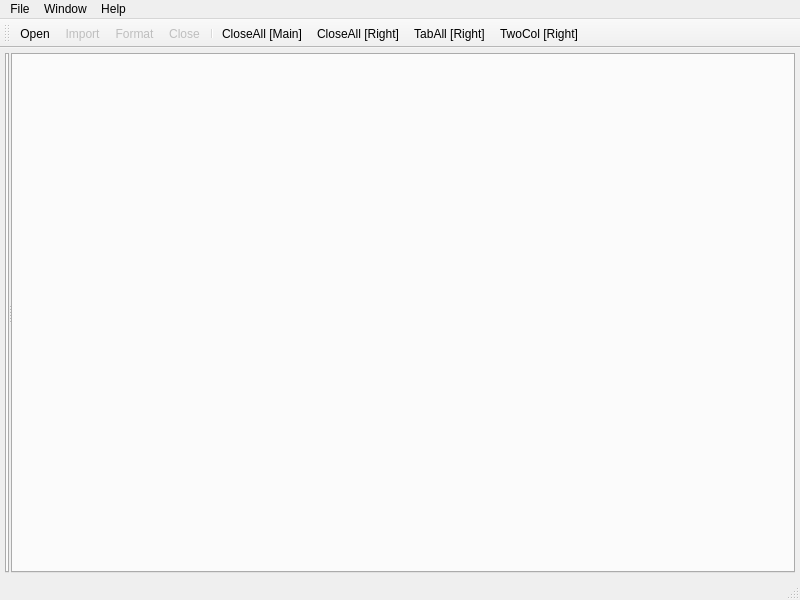
<?xml version="1.0" encoding="UTF-8"?>
<ui version="4.0">
 <class>MainWindow</class>
 <widget class="QMainWindow" name="MainWindow">
  <property name="geometry">
   <rect>
    <x>0</x>
    <y>0</y>
    <width>800</width>
    <height>600</height>
   </rect>
  </property>
  <property name="windowTitle">
   <string>MadMan</string>
  </property>
  <property name="dockOptions">
   <set>QMainWindow::AllowNestedDocks|QMainWindow::AllowTabbedDocks|QMainWindow::AnimatedDocks|QMainWindow::VerticalTabs</set>
  </property>
  <widget class="QWidget" name="centralwidget">
   <layout class="QVBoxLayout" name="verticalLayout">
    <property name="spacing">
     <number>4</number>
    </property>
    <property name="leftMargin">
     <number>5</number>
    </property>
    <property name="topMargin">
     <number>5</number>
    </property>
    <property name="rightMargin">
     <number>5</number>
    </property>
    <property name="bottomMargin">
     <number>5</number>
    </property>
    <item>
     <widget class="QSplitter" name="splitter">
      <property name="orientation">
       <enum>Qt::Horizontal</enum>
      </property>
      <property name="handleWidth">
       <number>2</number>
      </property>
      <property name="childrenCollapsible">
       <bool>false</bool>
      </property>
      <widget class="QTabWidget" name="tabWidget_index">
       <property name="sizePolicy">
        <sizepolicy hsizetype="Expanding" vsizetype="Expanding">
         <horstretch>0</horstretch>
         <verstretch>0</verstretch>
        </sizepolicy>
       </property>
       <property name="tabPosition">
        <enum>QTabWidget::West</enum>
       </property>
      </widget>
      <widget class="QTabWidget" name="tabWidget_main">
       <property name="sizePolicy">
        <sizepolicy hsizetype="Expanding" vsizetype="Expanding">
         <horstretch>1</horstretch>
         <verstretch>0</verstretch>
        </sizepolicy>
       </property>
      </widget>
     </widget>
    </item>
   </layout>
  </widget>
  <widget class="QMenuBar" name="menubar">
   <property name="geometry">
    <rect>
     <x>0</x>
     <y>0</y>
     <width>800</width>
     <height>23</height>
    </rect>
   </property>
   <widget class="QMenu" name="menuFile">
    <property name="title">
     <string>File</string>
    </property>
    <addaction name="actionOpen"/>
    <addaction name="actionImport"/>
    <addaction name="actionFormat"/>
    <addaction name="actionClose"/>
    <addaction name="separator"/>
    <addaction name="actionQuit"/>
   </widget>
   <widget class="QMenu" name="menuWindow">
    <property name="title">
     <string>Window</string>
    </property>
    <addaction name="actionCloseAll_Main"/>
    <addaction name="separator"/>
    <addaction name="actionCloseAll_Right"/>
    <addaction name="actionTabAll_Right"/>
    <addaction name="actionTwoCol_Right"/>
   </widget>
   <widget class="QMenu" name="menuHelp">
    <property name="title">
     <string>Help</string>
    </property>
    <addaction name="actionAboutQt"/>
   </widget>
   <addaction name="menuFile"/>
   <addaction name="menuWindow"/>
   <addaction name="menuHelp"/>
  </widget>
  <widget class="QStatusBar" name="statusbar"/>
  <widget class="QToolBar" name="toolBar">
   <property name="windowTitle">
    <string>toolBar</string>
   </property>
   <attribute name="toolBarArea">
    <enum>TopToolBarArea</enum>
   </attribute>
   <attribute name="toolBarBreak">
    <bool>false</bool>
   </attribute>
   <addaction name="actionOpen"/>
   <addaction name="actionImport"/>
   <addaction name="actionFormat"/>
   <addaction name="actionClose"/>
   <addaction name="separator"/>
   <addaction name="actionCloseAll_Main"/>
   <addaction name="actionCloseAll_Right"/>
   <addaction name="actionTabAll_Right"/>
   <addaction name="actionTwoCol_Right"/>
  </widget>
  <action name="actionOpen">
   <property name="icon">
    <iconset resource="../rc.qrc">
     <normaloff>:/image/Open</normaloff>:/image/Open</iconset>
   </property>
   <property name="text">
    <string>Open</string>
   </property>
  </action>
  <action name="actionClose">
   <property name="enabled">
    <bool>false</bool>
   </property>
   <property name="icon">
    <iconset resource="../rc.qrc">
     <normaloff>:/image/Close</normaloff>:/image/Close</iconset>
   </property>
   <property name="text">
    <string>Close</string>
   </property>
  </action>
  <action name="actionQuit">
   <property name="icon">
    <iconset resource="../rc.qrc">
     <normaloff>:/image/Quit</normaloff>:/image/Quit</iconset>
   </property>
   <property name="text">
    <string>Quit</string>
   </property>
  </action>
  <action name="actionCloseAll_Main">
   <property name="icon">
    <iconset resource="../rc.qrc">
     <normaloff>:/image/CloseAll_Main</normaloff>:/image/CloseAll_Main</iconset>
   </property>
   <property name="text">
    <string>CloseAll [Main]</string>
   </property>
  </action>
  <action name="actionCloseAll_Right">
   <property name="icon">
    <iconset resource="../rc.qrc">
     <normaloff>:/image/CloseAll_Right</normaloff>:/image/CloseAll_Right</iconset>
   </property>
   <property name="text">
    <string>CloseAll [Right]</string>
   </property>
  </action>
  <action name="actionTabAll_Right">
   <property name="icon">
    <iconset resource="../rc.qrc">
     <normaloff>:/image/TabAll_Right</normaloff>:/image/TabAll_Right</iconset>
   </property>
   <property name="text">
    <string>TabAll [Right]</string>
   </property>
  </action>
  <action name="actionTwoCol_Right">
   <property name="icon">
    <iconset resource="../rc.qrc">
     <normaloff>:/image/TwoCol_Right</normaloff>:/image/TwoCol_Right</iconset>
   </property>
   <property name="text">
    <string>TwoCol [Right]</string>
   </property>
  </action>
  <action name="actionFormat">
   <property name="enabled">
    <bool>false</bool>
   </property>
   <property name="icon">
    <iconset resource="../rc.qrc">
     <normaloff>:/image/Format</normaloff>:/image/Format</iconset>
   </property>
   <property name="text">
    <string>Format</string>
   </property>
  </action>
  <action name="actionImport">
   <property name="enabled">
    <bool>false</bool>
   </property>
   <property name="icon">
    <iconset resource="../rc.qrc">
     <normaloff>:/image/Import</normaloff>:/image/Import</iconset>
   </property>
   <property name="text">
    <string>Import</string>
   </property>
  </action>
  <action name="actionAboutQt">
   <property name="text">
    <string>AboutQt</string>
   </property>
  </action>
 </widget>
 <resources>
  <include location="../rc.qrc"/>
 </resources>
 <connections>
  <connection>
   <sender>actionClose</sender>
   <signal>triggered()</signal>
   <receiver>MainWindow</receiver>
   <slot>close_file()</slot>
   <hints>
    <hint type="sourcelabel">
     <x>-1</x>
     <y>-1</y>
    </hint>
    <hint type="destinationlabel">
     <x>399</x>
     <y>299</y>
    </hint>
   </hints>
  </connection>
  <connection>
   <sender>actionOpen</sender>
   <signal>triggered()</signal>
   <receiver>MainWindow</receiver>
   <slot>open_file()</slot>
   <hints>
    <hint type="sourcelabel">
     <x>-1</x>
     <y>-1</y>
    </hint>
    <hint type="destinationlabel">
     <x>399</x>
     <y>299</y>
    </hint>
   </hints>
  </connection>
  <connection>
   <sender>actionQuit</sender>
   <signal>triggered()</signal>
   <receiver>MainWindow</receiver>
   <slot>close()</slot>
   <hints>
    <hint type="sourcelabel">
     <x>-1</x>
     <y>-1</y>
    </hint>
    <hint type="destinationlabel">
     <x>399</x>
     <y>299</y>
    </hint>
   </hints>
  </connection>
  <connection>
   <sender>actionCloseAll_Main</sender>
   <signal>triggered()</signal>
   <receiver>MainWindow</receiver>
   <slot>closeall_main()</slot>
   <hints>
    <hint type="sourcelabel">
     <x>-1</x>
     <y>-1</y>
    </hint>
    <hint type="destinationlabel">
     <x>399</x>
     <y>299</y>
    </hint>
   </hints>
  </connection>
  <connection>
   <sender>actionCloseAll_Right</sender>
   <signal>triggered()</signal>
   <receiver>MainWindow</receiver>
   <slot>closeall_right()</slot>
   <hints>
    <hint type="sourcelabel">
     <x>-1</x>
     <y>-1</y>
    </hint>
    <hint type="destinationlabel">
     <x>399</x>
     <y>299</y>
    </hint>
   </hints>
  </connection>
  <connection>
   <sender>actionTabAll_Right</sender>
   <signal>triggered()</signal>
   <receiver>MainWindow</receiver>
   <slot>taball_right()</slot>
   <hints>
    <hint type="sourcelabel">
     <x>-1</x>
     <y>-1</y>
    </hint>
    <hint type="destinationlabel">
     <x>399</x>
     <y>299</y>
    </hint>
   </hints>
  </connection>
  <connection>
   <sender>actionTwoCol_Right</sender>
   <signal>triggered()</signal>
   <receiver>MainWindow</receiver>
   <slot>twocol_right()</slot>
   <hints>
    <hint type="sourcelabel">
     <x>-1</x>
     <y>-1</y>
    </hint>
    <hint type="destinationlabel">
     <x>399</x>
     <y>299</y>
    </hint>
   </hints>
  </connection>
  <connection>
   <sender>actionFormat</sender>
   <signal>triggered()</signal>
   <receiver>MainWindow</receiver>
   <slot>format_file()</slot>
   <hints>
    <hint type="sourcelabel">
     <x>-1</x>
     <y>-1</y>
    </hint>
    <hint type="destinationlabel">
     <x>399</x>
     <y>299</y>
    </hint>
   </hints>
  </connection>
  <connection>
   <sender>actionImport</sender>
   <signal>triggered()</signal>
   <receiver>MainWindow</receiver>
   <slot>import()</slot>
   <hints>
    <hint type="sourcelabel">
     <x>-1</x>
     <y>-1</y>
    </hint>
    <hint type="destinationlabel">
     <x>399</x>
     <y>299</y>
    </hint>
   </hints>
  </connection>
 </connections>
 <slots>
  <slot>close_file()</slot>
  <slot>open_file()</slot>
  <slot>closeall_main()</slot>
  <slot>closeall_right()</slot>
  <slot>taball_right()</slot>
  <slot>twocol_right()</slot>
  <slot>format_file()</slot>
  <slot>import()</slot>
 </slots>
</ui>
